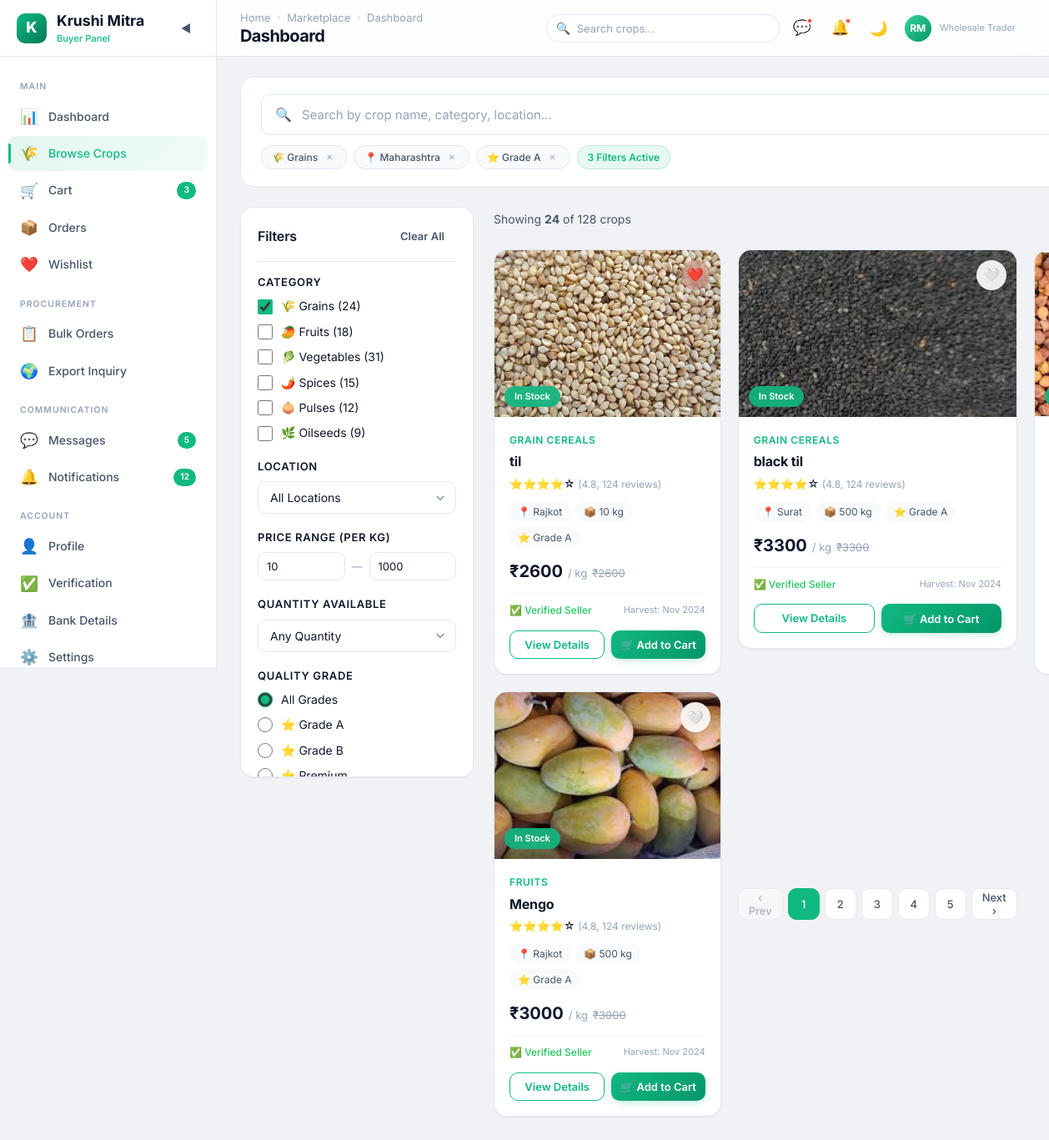
The app's page /buyer/browse-crops/ (signed in), older data.
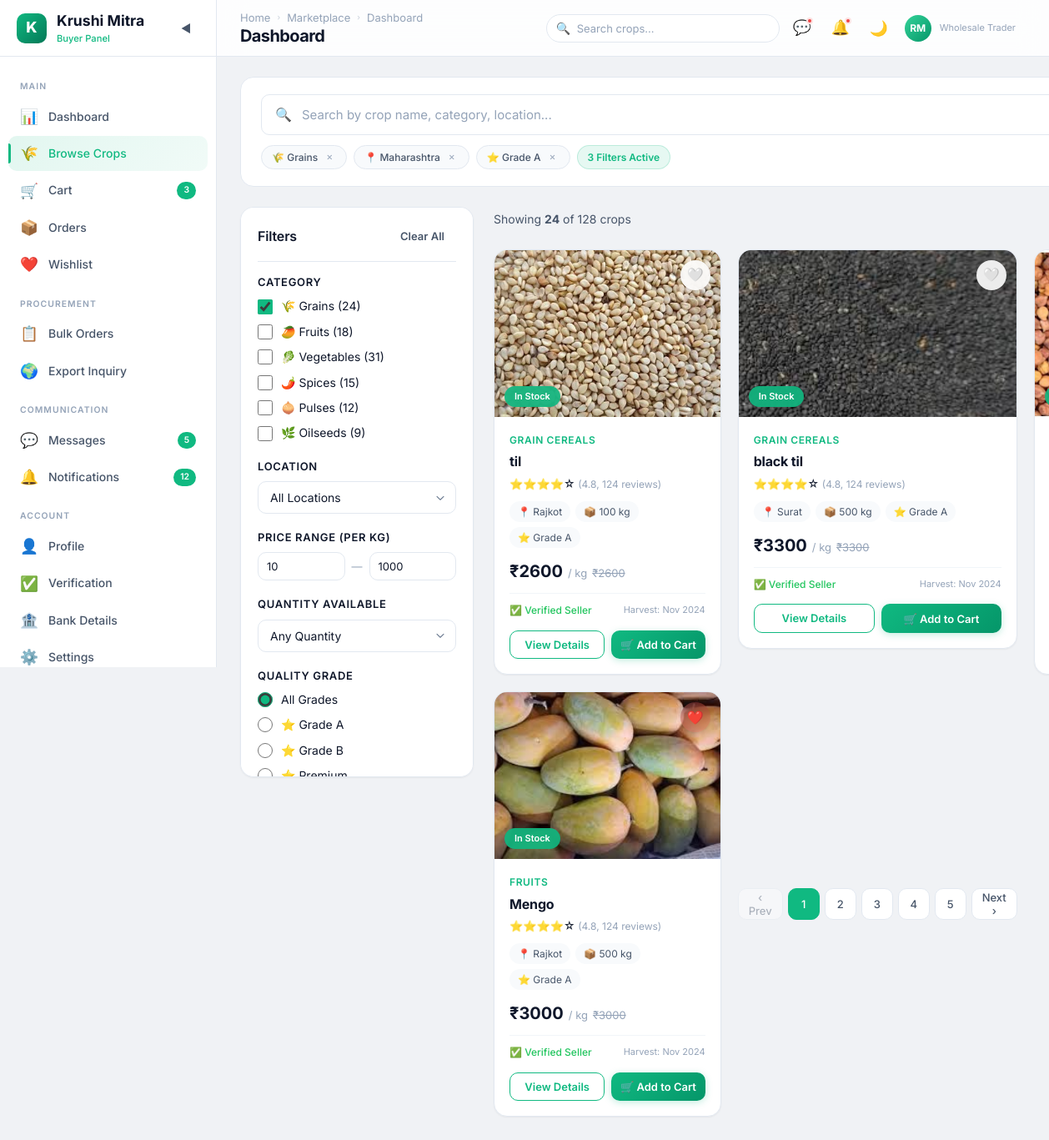
The same page, newer data.
### farmer/models.py (models this page shows)
class crop(models.Model):
    CATEGORY_CHOICES = (
        ('grain cereals', 'Grain cereals'),
        ('vegetables', 'Vegetables'),
        ('fruits', 'Fruits'),
        ('pulses', 'Pulses'),
        ('spices', 'Spices'),
        ('cotton', 'Cotton'),
    )
    user = models.ForeignKey(User,on_delete=models.CASCADE,related_name="seller")
    cropname = models.CharField(max_length=20)
    category = models.CharField(max_length=20 , choices = CATEGORY_CHOICES)
    quantity = models.IntegerField()
    price = models.IntegerField()
    description = models.TextField(null=True, blank=True)
    image = models.FileField(upload_to='crop/images/', null=True, blank=True)
    is_approved = models.BooleanField(default=False)
    created_at = models.DateTimeField(auto_now_add=True)
    def __str__(self):
        return f"{self.user} --> {self.cropname}"

class User(AbstractUser):
    ROLE_CHOICES = (
        ('Farmer', 'Farmer'),
        ('Buyer', 'Buyer'),
        ('Subadmin', 'Subadmin')
    )
    name = models.CharField(max_length=255)
    role = models.CharField(max_length=20, choices=ROLE_CHOICES)
    email = models.EmailField(unique=True,blank=True, null=True)
    city = models.CharField(max_length=100, blank=True, null=True)
    contact = models.CharField(max_length=10, unique=True , blank=True, null=True)
    password = models.CharField(max_length=128)
    is_active = models.BooleanField(default=False)
    def __str__(self):
        if self.email:
            return self.email
        elif self.contact:
            return self.contact
        return "No Data"

### farmer/views.py (the view)
        def wrapper(request, *args, **kwargs):
            if "contact" in request.session:
                try:
                    user = User.objects.get(contact=request.session['contact'])
                    request.uid = user
                    if user.role not in allowed_roles:
                        messages.error(request, "Access Denied")
                        return redirect('login')
                    return view_function(request, *args, **kwargs)
                except User.DoesNotExist:
                    return redirect('login')
            return redirect('login')

### buyer/views.py (called while the page is built)
@check_login(['Buyer'])
def buyer_browse_crops(request):
    uid = request.uid
    buyr = Buyer.objects.get(user=uid)
    all_crops = crop.objects.filter(is_approved = True)
    saved_crops = saved.objects.filter( user=buyr).values_list('crop_id', flat=True)
    print("==================>",all_crops)
    context = {'all_crops' : all_crops,"saved_crops":saved_crops}
    return render(request, "buyer/browse-crops.html",context)

### farmer/views.py (called while the page is built)
def check_login(allowed_roles):
    def decorator(view_function):
        def wrapper(request, *args, **kwargs):
            if "contact" in request.session:
                try:
                    user = User.objects.get(contact=request.session['contact'])
                    request.uid = user
                    if user.role not in allowed_roles:
                        messages.error(request, "Access Denied")
                        return redirect('login')
                    return view_function(request, *args, **kwargs)
                except User.DoesNotExist:
                    return redirect('login')
            return redirect('login')
        return wrapper
    return decorator

### buyer/templates/buyer/browse-crops.html (shortened to what the changed rows need)
<!DOCTYPE html>
{% load static %}
<html lang="en" data-theme="light">
<head>
  <link rel="stylesheet" href="{% static 'buyer/css/style.css' %}">
  <link rel="stylesheet" href="{% static 'buyer/css/browse-crops.css' %}">
</head>
<body>
  <div class="app-layout">
    <div class="main-wrapper">
      <header class="navbar">
        <div class="navbar-left">
          <div>
            <h1 class="page-title">Browse Crops</h1>
          </div>
        </div>
      </header>
      <main class="main-content">
        <div class="browse-layout page-reveal">
          <div class="results-container">
            <div class="crop-grid">
              {%for crop in all_crops %}
              <form action="{% url 'buyer_addto_cart'%}" method="post">
                <div class="crop-card card card-float" data-crop>
                  <div class="crop-card-img-wrapper">
                    <img src="{{crop.image.url}}" alt="Basmati Rice" loading="lazy">
                    {%if crop.id not in saved_crops%}
                    <a href="{% url 'add_wishlist' pk=crop.id %}" class="wishlist-toggle">🤍</a>
                    {%else%}
                    <a href="{% url 'add_wishlist' pk=crop.id %}" class="wishlist-toggle active">❤️</a>
                    {%endif%}
                    <span class="crop-stock-badge in-stock">In Stock</span>
                  </div>
                  <div class="crop-card-body">
                    <div class="crop-card-category">{{crop.category}}</div>
                    <h3 class="crop-card-name">{{crop.cropname}}</h3>
                    <div class="crop-card-rating">⭐⭐⭐⭐☆ <span class="rating-count">(4.8, 124 reviews)</span></div>
                    <div class="crop-card-details">
                      <span class="crop-detail">📍 {{crop.user.city}}</span>
                      <span class="crop-detail">📦 {{crop.quantity}} kg</span>
                      <span class="crop-detail">⭐ Grade A</span>
                    </div>
                    <div class="crop-card-price">
                      <span class="price">₹{{crop.price}}</span>
                      <span class="price-unit">/ kg</span>
                      <span class="price-discount">₹{{crop.price}}</span>
                    </div>
                    <div class="crop-card-footer">
                      <span class="crop-seller-status">✅ Verified Seller</span>
                      <span class="crop-harvest">Harvest: Nov 2024</span>
                    </div>
                    <div class="crop-card-actions">
                      <a href="{% url 'buyer_crop_details' pk=crop.id %}" class="btn btn-outline btn-sm flex-1">View
                        Details</a>
                      <button href="{% url 'buyer_cart' %}" class="btn btn-primary btn-sm flex-1">🛒 Add to
                        Cart</button>
                    </div>
                  </div>
                </div>
              </form>
              {%endfor%}
            </div>
          </div>
      </main>
    </div>
  </div>
</body>
</html>

Row changes from the older to the newer data that the page shows:
changed crop "til": quantity "10" → "100"; text "❤️" → "🤍"
computed for crop "Mengo": text "🤍" → "❤️"
